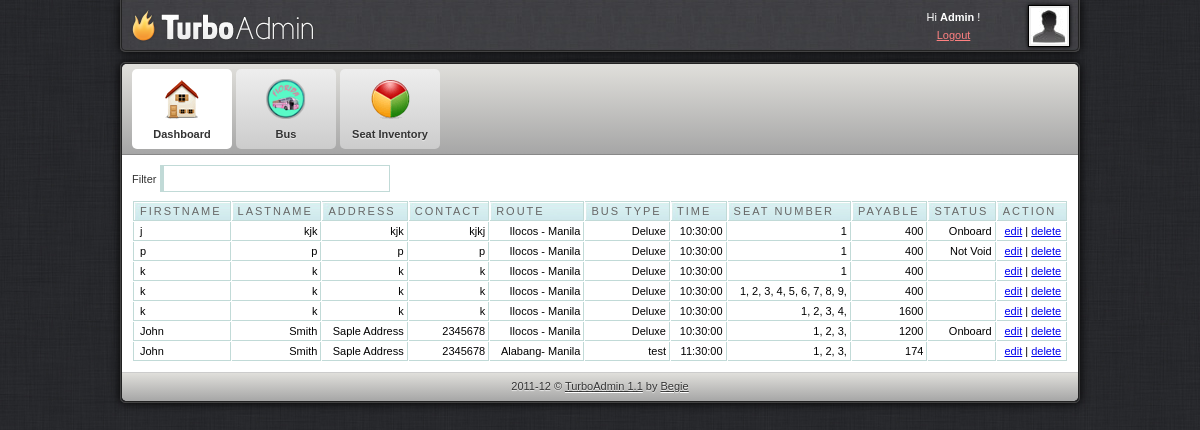
Screenshot of /admin/dashboard.php (signed in) with the database file from the repository.
### tables this page shows
CREATE TABLE `customer` (
  `id` int(11) NOT NULL,
  `fname` varchar(30) NOT NULL,
  `lname` varchar(30) NOT NULL,
  `contact` varchar(20) NOT NULL,
  `address` varchar(300) NOT NULL,
  `bus` varchar(30) NOT NULL,
  `transactionum` varchar(10) NOT NULL,
  `payable` varchar(11) NOT NULL,
  `status` varchar(100) NOT NULL,
  `setnumber` varchar(100) NOT NULL
);

CREATE TABLE `route` (
  `id` int(11) NOT NULL,
  `route` varchar(300) NOT NULL,
  `price` varchar(30) NOT NULL,
  `numseats` int(30) NOT NULL,
  `type` varchar(300) NOT NULL,
  `time` time NOT NULL
);

CREATE TABLE `reserve` (
  `id` int(11) NOT NULL,
  `date` varchar(11) NOT NULL,
  `bus` varchar(11) NOT NULL,
  `seat_reserve` varchar(11) NOT NULL,
  `transactionnum` varchar(10) NOT NULL,
  `seat` varchar(100) NOT NULL
);

### admin/dashboard.php (the view, shortened to what this page needs)
<html>
<head>
<link href="css/style.css" rel="stylesheet" type="text/css" />
<link rel="stylesheet" href="febe/style.css" type="text/css" media="screen" charset="utf-8">
<link href="src/facebox.css" media="screen" rel="stylesheet" type="text/css" />
</head>
<body>
	<div id="container">
		<div id="adminbar-outer" class="radius-bottom">
			<div id="adminbar" class="radius-bottom">
				<a id="logo" href="dashboard.php"></a>
				<div id="details">
					<a class="avatar" href="javascript: void(0)">
					<img width="36" height="36" alt="avatar" src="img/avatar.jpg">
					</a>
					<div class="tcenter">
					Hi
					<strong>Admin</strong>
					!
					<br>
					<a class="alightred" href="../index.php">Logout</a>
					</div>
				</div>
			</div>
		</div>
		<div id="panel-outer" class="radius" style="opacity: 1;">
			<div id="panel" class="radius">
				<ul class="radius-top clearfix" id="main-menu">
					<li>
						<a class="active" href="dashboard.php">
							<img alt="Dashboard" src="img/m-dashboard.png">
							<span>Dashboard</span>
						</a>
					</li>
					<li>
						<a href="route.php">
							<img alt="Statistics" src="img/m-custom.png">
							<span>Bus</span>
						</a>
					</li>
					<li>
						<a href="setinventory.php">
							<img alt="Statistics" src="img/m-statistics.png">
							<span>Seat Inventory</span>
						</a>
					</li>
				</ul>
				<div id="content" class="clearfix">
					<label for="filter">Filter</label> <input type="text" name="filter" value="" id="filter" />
					<table cellpadding="1" cellspacing="1" id="resultTable">
						<thead>
							<tr>
								<th  style="border-left: 1px solid #C1DAD7"> Firstname </th>
								<th> Lastname </th>
								<th> Address </th>
								<th> Contact </th>
								<th> Route </th>
								<th> Bus Type </th>
								<th> Time </th>
								<th> Seat Number </th>
								<th> Payable </th>
								<th> Status </th>
								<th> Action </th>
							</tr>
						</thead>
						<tbody>
						<?php
							include('../db.php');
							$result = mysqli_query($conn,"SELECT * FROM customer");
							while($row = mysqli_fetch_array($result))
								{
									echo '<tr class="record">';
									echo '<td style="border-left: 1px solid #C1DAD7;">'.$row['fname'].'</td>';
									echo '<td><div align="right">'.$row['lname'].'</div></td>';
									echo '<td><div align="right">'.$row['address'].'</div></td>';
									echo '<td><div align="right">'.$row['contact'].'</div></td>';
									$rrad=$row['bus'];
									$dddd=$row['transactionum'];
									$results = mysqli_query($conn,"SELECT * FROM route WHERE id='$rrad'");
									while($rows = mysqli_fetch_array($results))
										{
									echo '<td><div align="right">'.$rows['route'].'</div></td>';
									echo '<td><div align="right">'.$rows['type'].'</div></td>';
									echo '<td><div align="right">'.$rows['time'].'</div></td>';
										}
									$resulta = mysqli_query($conn,"SELECT * FROM reserve WHERE transactionnum='$dddd'");
									while($rowa = mysqli_fetch_array($resulta))
										{
									echo '<td><div align="right">'.$rowa['seat'].'</div></td>';
										}
									echo '<td><div align="right">'.$row['payable'].'</div></td>';
									echo '<td><div align="right">'.$row['status'].'</div></td>';
									echo '<td><div align="center"><a rel="facebox" href="editstatus.php?id='.$row['id'].'">edit</a> | <a href="#" id="'.$row['transactionum'].'" class="delbutton" title="Click To Delete">delete</a></div></td>';
									echo '</tr>';
								}
							?>
						</tbody>
					</table>
				</div>
				<div id="footer" class="radius-bottom">
					2011-12 ©
					<a class="afooter-link" href="">TurboAdmin 1.1</a>
					by
					<a class="afooter-link" href="">Begie</a>
				</div>
			</div>
		</div>
	</div>
</body>
</html>

### admin/css/style.css (style rules this page uses)
html, body { background: url("../img/bg.jpg") repeat scroll 0 0 #333333; color: #333333; font-family: Arial,Helvetica,sans-serif; font-size: 11px; line-height: 1.6; margin:0; }
#container { margin: 0 auto; width: 960px; }
#login-container-outer, #container #adminbar-outer, #container #panel-outer { border: 1px solid #444444; box-shadow: 0 0 10px #000000; }
#container #adminbar-outer { background: none repeat scroll 0 0 #403F44; border-top: medium none; margin: 0 0 10px; }
.radius-bottom { border-bottom-left-radius: 5px; border-bottom-right-radius: 5px; }
#login-container, #container #adminbar, #container #panel { border: 1px solid #222222; }
#container #adminbar { background: url("../img/alter-bg.jpg") repeat scroll left top transparent; border-top: medium none; height: 50px; }
.clearfix { clear:both; }
#container #adminbar a#logo { background: url("../img/logo.png") no-repeat scroll left top transparent; display: block; float: left; height: 50px; width: 200px; }
#container #adminbar #details { color: #FFFFFF; float: right; height: 34px; line-height: 18px; padding: 8px; width: 184px; }
#container #adminbar #details a.avatar { background-color: #EEEEEE; border: 1px solid #000000; box-shadow: 0 0 4px #000000; display: block; float: right; height: 36px; margin: -3px 0 0 7px; padding: 2px; width: 36px; }
.tcenter { text-align: center; }
a.alightred { color: #FF8181; }
.radius { border-radius: 5px 5px 5px 5px; }
#container #panel ul#main-menu, #container #panel #footer, #login-extra { background-color: #D5D5D5; background-image: linear-gradient(#E0DFDB, #A6A6A6); }
ul#main-menu { border-bottom: 1px solid #888888; list-style: none outside none; margin: 0; padding: 0 10px; }
.radius-top { border-top-left-radius: 5px; border-top-right-radius: 5px; }
ul#main-menu li { float: left; margin: 5px 4px 5px 0; }
ul#main-menu li a.active { background: none repeat scroll 0 0 #FFFFFF; text-shadow: 0 1px 1px #FFFFFF; }
ul#main-menu li a { background: linear-gradient(#EEEEEE, #CCCCCC) repeat scroll 0 0 #EEEEEE; border-radius: 5px 5px 5px 5px; color: #333333; display: block; font-weight: bold; height: 80px; line-height: 1px; position: relative; text-align: center; text-shadow: 0 1px 1px #EEEEEE; width: 100px; text-decoration:none; }
ul#main-menu li a img { height: 40px; padding: 10px 15px 5px; width: 40px; }
ul#main-menu li a span { display: block; line-height: 20px; padding: 0 0 5px; }
#container #content { padding: 10px; background-color:#ffffff; }
#container #footer { border-top: 1px solid #CCCCCC; color: #333333; margin: 0; padding: 5px; text-align: center; text-shadow: 0 1px 1px #EEEEEE; }
a.afooter-link { color: #333333; text-shadow: 0 1px 1px #FFFFFF; }

### admin/febe/style.css (style rules this page uses)
#resultTable { background-color: white; margin-top: 8px; width: 100%; color:#000000; }
#resultTable th.sortable { background: url("bg_header.jpg") no-repeat scroll 0 0 #CAE8EA; border-bottom: 1px solid #C1DAD7; border-right: 1px solid #C1DAD7; border-top: 1px solid #C1DAD7; color: #4F6B72; font: normal 11px "Trebuchet MS",Verdana,Arial,Helvetica,sans-serif; letter-spacing: 2px; padding: 3px 3px 3px 6px; text-align: left; text-transform: uppercase; color: #666; cursor: pointer; text-decoration: none; }
#resultTable th { background: url("bg_header.jpg") no-repeat scroll 0 0 #CAE8EA; border-bottom: 1px solid #C1DAD7; border-right: 1px solid #C1DAD7; border-top: 1px solid #C1DAD7; color: #4F6B72; font: normal 11px "Trebuchet MS",Verdana,Arial,Helvetica,sans-serif; letter-spacing: 2px; padding: 3px 3px 3px 6px; text-align: left; text-transform: uppercase; color: #666; cursor: pointer; text-decoration: none; }
#resultTable td { border-bottom: 1px solid #C1DAD7; border-right: 1px solid #C1DAD7; padding: 3px 3px 3px 6px; font: normal 11px "Trebuchet MS",Verdana,Arial,Helvetica,sans-serif; }
#resultTable td.odd { font: normal 11px "Trebuchet MS",Verdana,Arial,Helvetica,sans-serif; }
#filter { width: 230px; border: 1px solid #C1DAD7; border-left: 4px solid #C1DAD7; padding:5px; background-image:url('../images/filter.gif'); background-repeat:no-repeat; background-position: 3px 5px; padding-left:20px; }
.clearfix { clear:both; }

### rows the page displays
customer: fname "j", lname "kjk", address "kjk", contact "kjkj", payable "400", status "Onboard"
route: route "Ilocos - Manila", type "Deluxe", time "10:30:00"
reserve: seat "1"
customer: fname "p", lname "p", address "p", contact "p", payable "400", status "Not Void"
reserve: seat "1"
customer: fname "k", lname "k", address "k", contact "k", payable "400"
reserve: seat "1"
customer: fname "k", lname "k", address "k", contact "k", payable "400"
reserve: seat "1, 2, 3, 4, 5, 6, 7, 8, 9,"
customer: fname "k", lname "k", address "k", contact "k", payable "1600"
reserve: seat "1, 2, 3, 4,"
customer: fname "John", lname "Smith", address "Saple Address", contact "2345678", payable "1200", status "Onboard"
reserve: seat "1, 2, 3,"
customer: fname "John", lname "Smith", address "Saple Address", contact "2345678", payable "174"
route: route "Alabang- Manila", type "test", time "11:30:00"
reserve: seat "1, 2, 3,"
